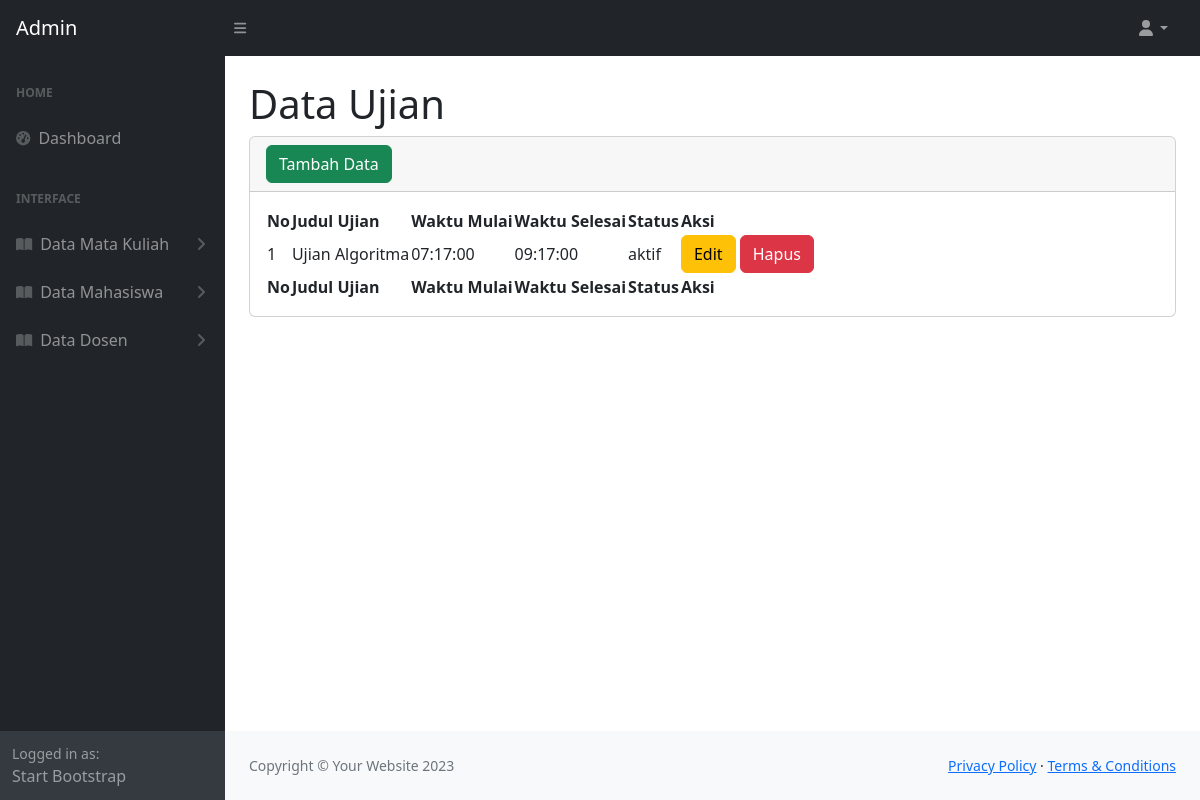
Page /admin/ujian.php (signed in) on the earlier database version.
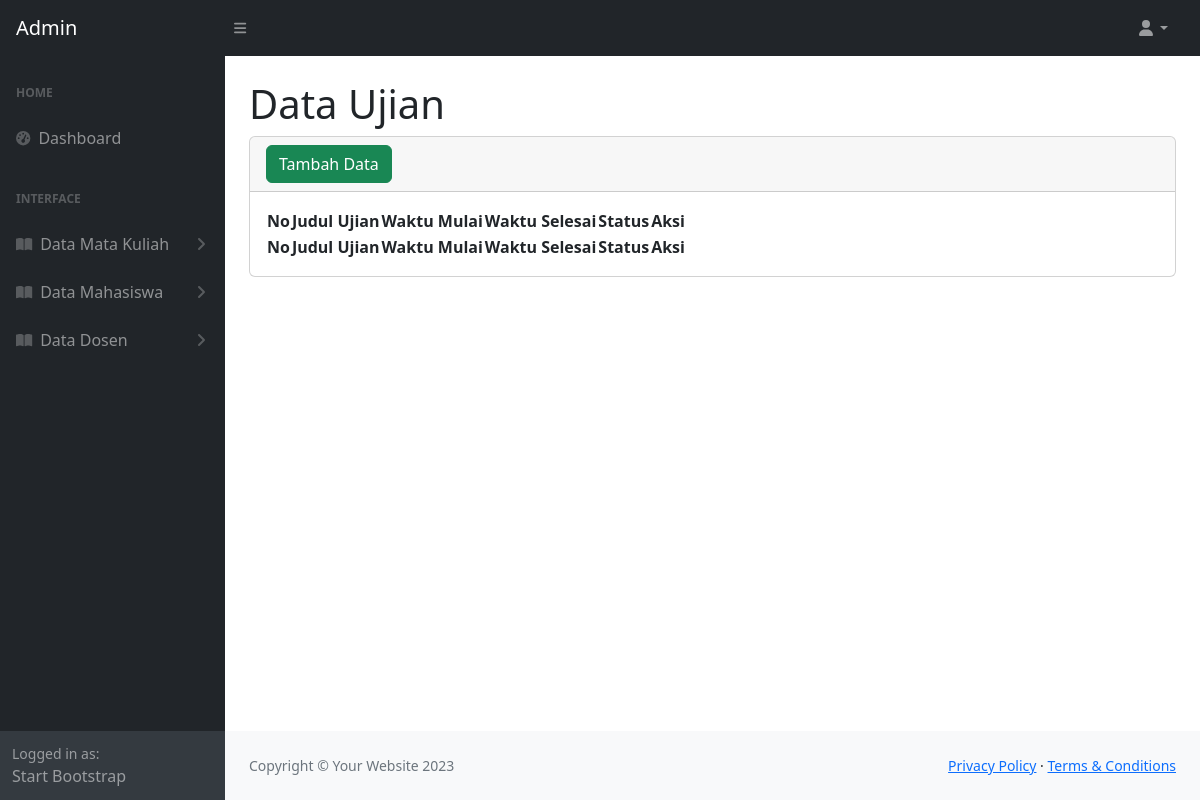
Same page on the later database version.
### tables this page shows
CREATE TABLE `ujian_221053` (
  `id_221053` int(11) NOT NULL,
  `mata_kuliah_id_221053` int(11) NOT NULL,
  `judul_221053` varchar(255) NOT NULL,
  `waktu_mulai_221053` datetime NOT NULL,
  `waktu_selesai_221053` datetime NOT NULL,
  `status_221053` enum('aktif','nonaktif') DEFAULT 'aktif'
);

### admin/ujian.php (the view, shortened to what the changed rows need)
<?php
include '../koneksi.php';
?>
<!DOCTYPE html>
<html lang="en">
    <head>
        <link href="https://cdn.jsdelivr.net/npm/simple-datatables@7.1.2/dist/style.min.css" rel="stylesheet" />
        <link href="../assets/css/styles.css" rel="stylesheet" />
    </head>
    <body class="sb-nav-fixed">
        <div id="layoutSidenav">
            <div id="layoutSidenav_content">
                <main>
                    <div class="container-fluid px-4">
                        <h1 class="mt-4">Data Ujian</h1>
                        <div class="card mb-4">
                            <div class="card-body">
                                <table id="datatablesSimple">
                                    <thead>
                                        <tr>
                                            <th>No</th>
                                            <th>Judul Ujian</th>
                                            <th>Waktu Mulai</th>
                                            <th>Waktu Selesai</th>
                                            <th>Status</th>
                                            <th>Aksi</th>
                                        </tr>
                                    </thead>
                                    <tfoot>
                                        <tr>
                                            <th>No</th>
                                            <th>Judul Ujian</th>
                                            <th>Waktu Mulai</th>
                                            <th>Waktu Selesai</th>
                                            <th>Status</th>
                                            <th>Aksi</th>
                                        </tr>
                                    </tfoot>
                                    <tbody>
                                    <?php
                                        $no = 1;
                                        $tampil = mysqli_query($koneksi, "SELECT * FROM ujian_221053");
                                        while($data = mysqli_fetch_array($tampil)):
                                    ?>
                                        <tr>
                                            <td><?= $no++ ?></td>
                                            <td><?= $data['judul_221053'] ?></td>
                                            <td><?= $data['waktu_mulai_221053'] ?></td>
                                            <td><?= $data['waktu_selesai_221053'] ?></td>
                                            <td><?= $data['status_221053'] ?></td>
                                            <td>
                                                <a class="btn btn-warning" href="editujian.php?hal=edit&id=<?= $data['id_221053']?>">Edit</a>
                                                <a class="btn btn-danger" href="ujian.php?hal=hapus&id=<?= $data['id_221053']?>" onclick="return confirm('Apakah Anda Yakin Ingin Menghapus Data?')">Hapus</a>
                                            </td>
                                        </tr>
                                        <?php
                                            endwhile;
                                        ?>
                                    </tbody>
                                </table>
                            </div>
                        </div>
                    </div>
                </main>
            </div>
        </div>
    </body>
</html>

Differences in the rows shown:
removed ujian_221053: judul_221053 "Ujian Algoritma", waktu_mulai_221053 "07:17:00", waktu_selesai_221053 "09:17:00", status_221053 "aktif"
